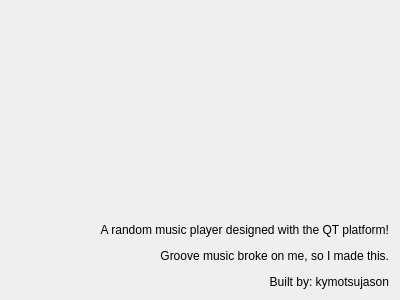
<?xml version="1.0" encoding="UTF-8"?>
<ui version="4.0">
 <class>about</class>
 <widget class="QDialog" name="about">
  <property name="geometry">
   <rect>
    <x>0</x>
    <y>0</y>
    <width>400</width>
    <height>300</height>
   </rect>
  </property>
  <property name="windowTitle">
   <string>about</string>
  </property>
  <layout class="QGridLayout" name="gridLayout">
   <item row="0" column="0">
    <layout class="QVBoxLayout" name="verticalLayout">
     <item>
      <widget class="QLabel" name="label">
       <property name="text">
        <string>&lt;html&gt;&lt;head/&gt;&lt;body&gt;&lt;p&gt;A random music player designed with the QT platform!&lt;/p&gt;&lt;p&gt;Groove music broke on me, so I made this.&lt;/p&gt;&lt;p&gt;Built by: kymotsujason&lt;/p&gt;&lt;/body&gt;&lt;/html&gt;</string>
       </property>
       <property name="alignment">
        <set>Qt::AlignBottom|Qt::AlignRight|Qt::AlignTrailing</set>
       </property>
      </widget>
     </item>
    </layout>
   </item>
  </layout>
 </widget>
 <layoutdefault spacing="6" margin="11"/>
 <resources/>
 <connections/>
</ui>
